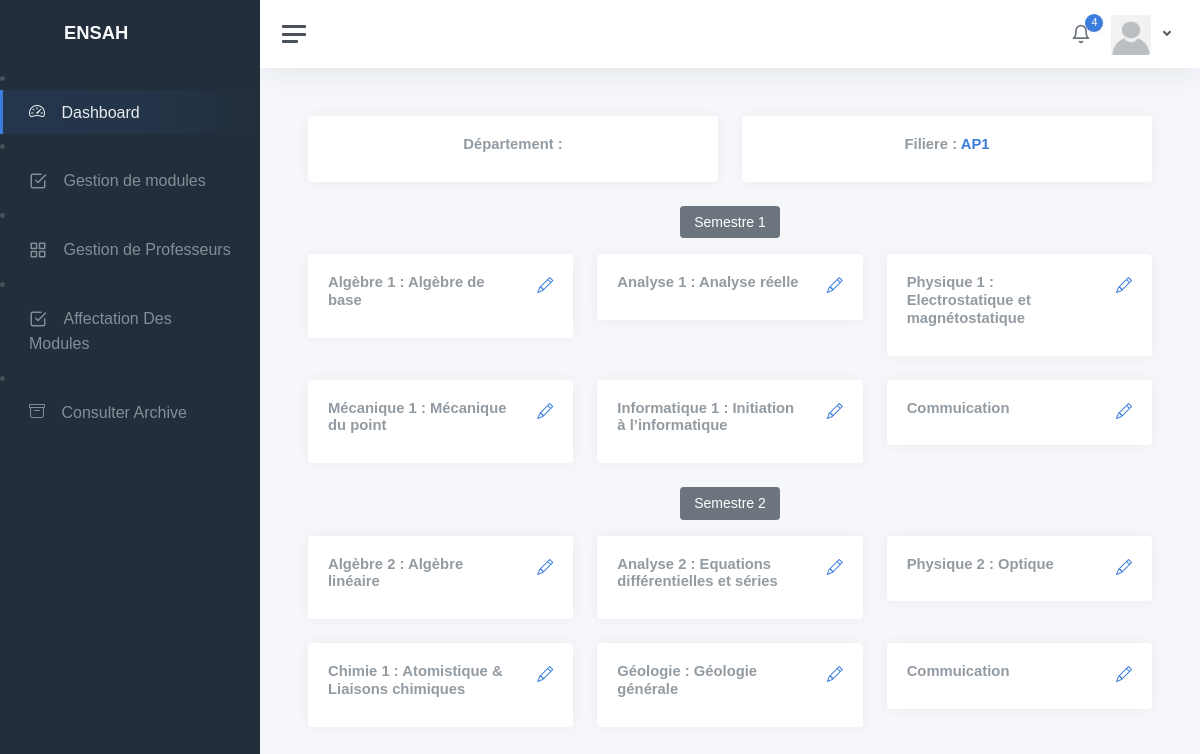
/src/public/views/static/chef_departement/listemodules.php?filiere=AP1, run on the app's committed database.
### tables this page shows
CREATE TABLE `module` (
  `id` int(11) NOT NULL,
  `nom_filiere` varchar(100) NOT NULL,
  `semestre` int(2) NOT NULL,
  `nom_modules` varchar(200) NOT NULL,
  `cin_prof_cour` varchar(10) DEFAULT NULL,
  `cin_prof_td_tp` varchar(10) DEFAULT NULL
);

### src/database/dbConnection.php (called while the page is built, shortened)
<?php
class dbConnection
{
    private $hostname = "localhost";
    private $username = "root";
    private $password = "";
    private $dbname = "gestion_notes_ensah";
    public function  getConnection()
    {
        try {
            $db = new PDO("mysql:host=$this->hostname;dbname=$this->dbname", $this->username, $this->password);
            $db->exec("set names utf8");
            $db->setAttribute(PDO::ATTR_ERRMODE, PDO::ERRMODE_EXCEPTION);
            return $db;
        } catch (PDOException $e) {
            echo "erreurs lors de la connection via db" . $e->getMessage();
        }
    }
}

### src/app/controllers/chefDepartementController.php (called while the page is built, shortened)
<?php
class chefDepartementController
{
    private $model;
    public function __construct()
    {
        $this->model = new chefDepartementModel;
    }
    public function getmodules($filiere, $semestre)
    {
        return $this->model->getAllModules($filiere, $semestre);
    }
}

### src/app/models/chefDepartementModel.php (called while the page is built, shortened)
<?php
class chefDepartementModel
{
    private $conn;
    public function __construct()
    {
        $con = new dbConnection;
        $this->conn = $con->getConnection();
    }
    public function getAllModules($filiere, $semestre)
    {
        $stmt = $this->conn->prepare("SELECT * FROM module WHERE nom_filiere = :filiere AND semestre = :semestre");
        $stmt->bindParam(':filiere', $filiere, PDO::PARAM_STR);
        $stmt->bindParam(':semestre', $semestre, PDO::PARAM_INT);
        $stmt->execute();
        $data = $stmt->fetchAll(PDO::FETCH_ASSOC);
        return $data;
    }
}

### src/public/views/static/chef_departement/listemodules.php (the view, shortened to what this page needs)
<?php
include_once "../../../../app/controllers/chefDepartementController.php";
$user = new chefDepartementController;
$Currentfiliere = isset($_GET['filiere']) ? $_GET['filiere'] : "";
$cin = isset($_SESSION['chef_cin']) ? $_SESSION['chef_cin'] : "";
$departement = $user->getDepartement($cin);
?>
<?php include "./masterPage.php" ?>
<main class="content">
    <div class="container-fluid p-0">
        <div class="row">
            <div class="m-auto col-sm-6 text-center">
                <div class="card">
                    <div class="card-body">
                        <div class="row">
                            <h5 class="card-title" class="col mt-0">
                                Département : <span class="text-primary"> <?= isset($departement["nom_dep"]) ? $departement["nom_dep"] : "" ?></span>
                            </h5>
                        </div>
                    </div>
                </div>
            </div>
            <div class="m-auto col-sm-6 text-center">
                <div class="card">
                    <div class="card-body">
                        <div class="row">
                            <div class="col mt-0">
                                <h5 class="card-title"> Filiere : <span class="text-primary"> <?= $Currentfiliere ?></span></h5>
                            </div>
                        </div>
                    </div>
                </div>
            </div>
        </div>
        <?php foreach ([1, 2] as $semestre) : ?>
            <div class="row">
                <div class="col-12 text-center mb-2">
                    <h4 class="btn btn-secondary">Semestre <?= $semestre ?></h4>
                </div>
            </div>
            <div class="row">
                <?php $modules = $user->getmodules($Currentfiliere, $semestre); ?>
                <?php foreach ($modules as $module) : ?>
                    <div class="col-sm-4">
                        <div class="card">
                            <div class="card-body">
                                <div class="row">
                                    <div class="col mt-0">
                                        <h5 class="card-title"><?= $module['nom_modules'] ?> </h5>
                                    </div>
                                    <div class="col-auto">
                                        <a href="./updateModule.php?module=<?= $module['nom_modules'] ?>">
                                            <i class="bi bi-pencil"></i>
                                        </a>
                                    </div>
                                </div>
                            </div>
                        </div>
                    </div>
                <?php endforeach; ?>
            </div>
        <?php endforeach; ?>
    </div>
</main>
</div>
</div>
</body>
</html>

### src/public/views/static/chef_departement/masterPage.php (shortened to what this page needs)
<!DOCTYPE html>
<html lang="en">
<head>
    <link href="../../../utilities/dashboard/static/css/app.css" rel="stylesheet" />
    <link rel="stylesheet" href="https://cdn.jsdelivr.net/npm/bootstrap-icons@1.11.3/font/bootstrap-icons.min.css">
</head>
<body>
    <div class="wrapper">
        <nav id="sidebar" class="sidebar js-sidebar">
            <div class="sidebar-content js-simplebar">
                <a class="sidebar-brand" href="./home.chef_dep.php" style="margin-left:40px">
                    <span class="align-middle">ENSAH</span>
                </a>
                <li class="sidebar-item active">
                    <a class="sidebar-link" href="./home.chef_dep.php">
                        <i class="bi bi-speedometer2"></i>
                        <span class="align-middle">Dashboard</span>
                    </a>
                </li>
                <li class="sidebar-item">
                    <a class="sidebar-link" href="./gestionModules.php">
                        <i class="align-middle" data-feather="check-square"></i>
                        <span class="align-middle">Gestion de modules</span>
                    </a>
                </li>
                <li class="sidebar-item">
                    <a class="sidebar-link" href="./gestionprof.php">
                        <i class="align-middle" data-feather="grid"></i>
                        <span class="align-middle">Gestion de Professeurs</span>
                    </a>
                </li>
                <li class="sidebar-item">
                    <a class="sidebar-link" href="./prof_f.php">
                        <i class=" align-middle" data-feather="check-square"></i>
                        <span class="align-middle">Affectation Des Modules</span>
                    </a>
                </li>
                <li class="sidebar-item">
                    <a class="sidebar-link" href="./consulterArchive.php">
                        <i class="bi bi-archive"></i>
                        <span class="align-middle">Consulter Archive</span>
                    </a>
                </li>
        </nav>
        <div class="main">
            <nav class="navbar navbar-expand navbar-light navbar-bg ">
                <a class="sidebar-toggle js-sidebar-toggle ">
                    <i class="hamburger align-self-center"></i>
                </a>
                <div class="navbar-collapse collapse">
                    <ul class="navbar-nav navbar-align">
                        <li class="nav-item dropdown">
                            <a class="nav-icon dropdown-toggle" href="#" id="alertsDropdown" data-bs-toggle="dropdown">
                                <i class="align-middle" data-feather="bell"></i>
                                <span class="indicator  me-2">4</span>
                            </a>
                        </li>
                        <li class="nav-item dropdown">
                            <a class="nav-link dropdown-toggle d-none d-sm-inline-block" href="#" data-bs-toggle="dropdown">
                                <img src="../../../utilities/dashboard/src/img/avatars/Unknown_person.jpg" class="avatar img-fluid rounded me-1" alt="Charles Hall" />
                            </a>
                        </li>
                    </ul>
                </div>
            </nav>

### src/public/views/static/chef_departement/masterPage.php (style rules this page uses)
body { font-family: 'Gill Sans', 'Gill Sans MT', Calibri, 'Trebuchet MS', sans-serif; font-size: medium; }

### data on the page
module: nom_modules "Algèbre 1 : Algèbre de base"
module: nom_modules "Analyse 1 : Analyse réelle"
module: nom_modules "Physique 1 : Electrostatique et magnétostatique"
module: nom_modules "Mécanique 1 : Mécanique du point"
module: nom_modules "Informatique 1 : Initiation à l’informatique"
module: nom_modules "Commuication"
module: nom_modules "Algèbre 2 : Algèbre linéaire"
module: nom_modules "Analyse 2 : Equations différentielles et séries"
module: nom_modules "Physique 2 : Optique"
module: nom_modules "Chimie 1 : Atomistique & Liaisons chimiques"
module: nom_modules "Géologie : Géologie générale"
module: nom_modules "Commuication"

### other printed values
$Currentfiliere "AP1"
$semestre "1"
$semestre "2"
